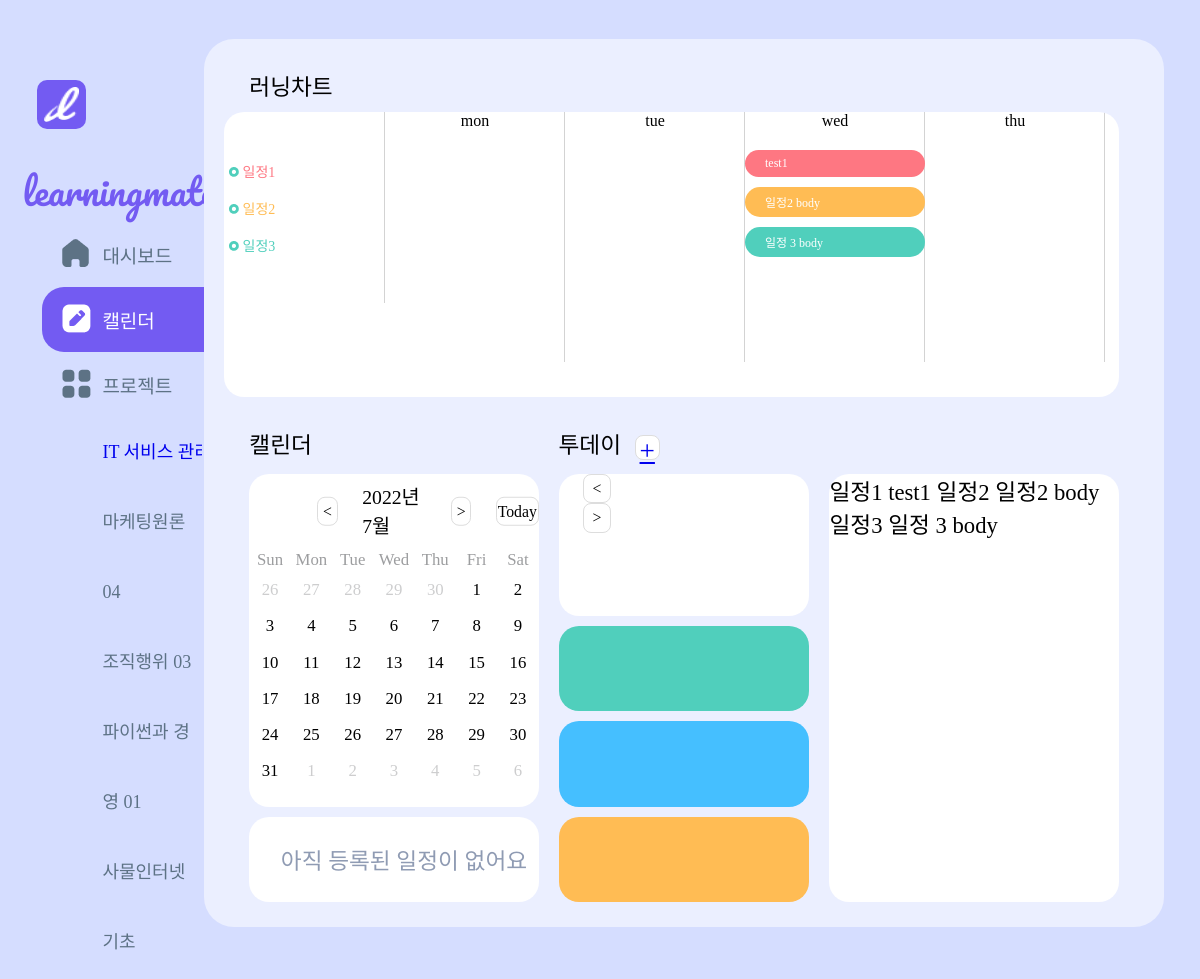
/calendar (signed in), run on an earlier commit of the app's database.
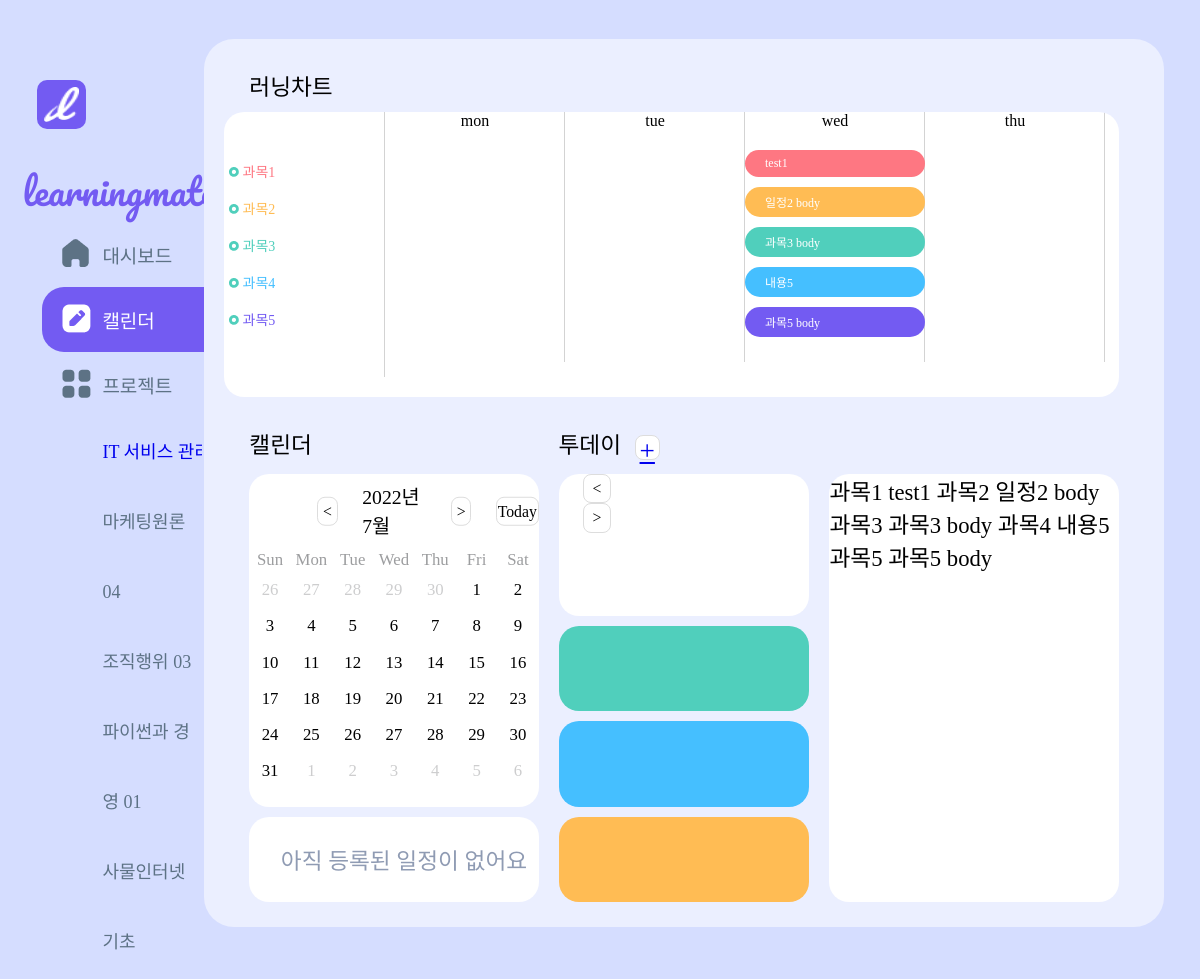
And on a later commit of the database.
### mateapp/models.py (models this page shows, shortened)
class Calendar(models.Model): # 대시보드 캘린더 모델
    id = models.AutoField(primary_key=True)
    title = models.CharField(max_length=200)
    writer = models.ForeignKey(User,on_delete=models.CASCADE)
    startday = models.DateField(null=True)
    endday = models.DateField(null=True)
    starttime = models.TimeField(null=True)
    endtime = models.TimeField(null=True)
    place = models.CharField(max_length=20)
    body = models.TextField()
    COLOR_PALETTE = [
        ("#50cfbc","1",),("#fe7782","2",),("#45bfff","3",),("#ffbc54","4",),("#735bf2","5",),
        ]
    color = ColorField(samples=COLOR_PALETTE)
    class Meta:
        verbose_name = "캘린더"
        verbose_name_plural = "캘린더(들)"

### mateapp/views.py (the view)
# urls.py: path('calendar',calendar, name = "calendar"),
def calendar(request):
    calendar = Calendar.objects.filter(writer=request.user)  # 글을 작성한 유저의 캘린더 정보만 가져오겠다. 가까운 날짜 순으로 정렬
    calendars = Calendar.objects.all()
    schedules_list = []
    schedules = Calendar.objects.all()
    schedules_list.append(schedules)
    projects = Calendar.objects.all() # 모델을 전부 불러옴
    todos_list = [] # 빈리스트를 만듬 , 담아서 렌더링하는 경우가 많음
    todos = Todo.objects.all()
    todos_list.append(todos) # 그 프로젝트의 등록된 투두를 불러와서 그걸 넣은거임
    return render(request, 'mateapp/calendar.html', {'todos_list':todos_list, 'projects':projects, 'calendar':calendar, 'schedules_list':schedules_list, 'calendars':calendars})

### mateapp/templates/mateapp/calendar.html (shortened to what this page needs)
{% extends 'base.html' %} {% load static %} {% block content %}
<link rel = "stylesheet" type="text/css" href = "{% static 'css/gantt.css' %}?after">
<div id="rec3">
  <div class="container2">
    <div class="item2" id="chart_text">러닝차트</div>
    <div class="item2" id="gantt">
      <div class="chart-axis">
        <ul class="chart-subject">
            {% for calendar in calendars %}
            <li style="color: {{calendar.color}};"><img src="{% static 'images/Oval_mint.png' %}" class="Oval"/> {{calendar.title}}</li>
            {% endfor %}
        </ul>
      </div>
      <div class="chart-wrapper">
        <ul class="chart-values">
          <li>mon</li>
          <li>tue</li>
          <li>wed</li>
          <li>thu</li>
          <li>fri</li>
        </ul>
        <ul class="chart-bars">
          {% for calendar in calendars %}
          {% for schedules in schedules_list %}
          {% for schedule in schedules %}
          {% if schedule.title == calendar.title %}
          <li data-duration="wed-wed" data-color="{{calendar.color}}">{{calendar.body}}</li>
          {% endif %}
          {% endfor %}
          {% endfor %}
          {% endfor %}
        </ul>
      </div>
    </div>
    <div class="item2" id="calendar2_text">캘린더</div>
    <div class="item2" id="calendar2">
      <div class="calendar">
        <div class="cal_header2">
          <button class="nav-btn go-prev" onclick="prevMonth()">&lt;</button>
          <div class="year-month"></div>
          <button class="nav-btn go-next" onclick="nextMonth()">&gt;</button>
          <button class="nav-btn go-today" onclick="goToday()">Today</button>
        </div>
        <div class="cal_main2">
          <div class="days">
            <div class="day">Sun</div>
            <div class="day">Mon</div>
            <div class="day">Tue</div>
            <div class="day">Wed</div>
            <div class="day">Thu</div>
            <div class="day">Fri</div>
            <div class="day">Sat</div>
          </div>
          <div class="dates"></div>
        </div>
      </div>
    </div>
    <div class = "item2" id = "schedule_1" >
      {% if calendar.count == 0 %}
          <div id = 'no_schedule'>아직 등록된 일정이 없어요</div>
      {% endif %}
    </div>
    <div class="item2" id="today">
      투데이
      <section id = "plus" ><a href="{% url 'mateapp:create_schedule' %}">+</a></section>
    </div>
    <div class="item2" id="today_date">
      <button class="nav-btn go-prev" onclick="preDay()">&lt;</button>
      <button class="nav-btn go-next" onclick="nextDay()">&gt;</button>
    </div>
    <div class="item2" id="dday1" style="background-color: {{calendar.0.color}}">
    </div>
    <div class="item2" id="dday2" style="background-color: {{calendar.1.color}}">
    </div>
    <div class="item2" id="dday3" style="background-color: {{calendar.2.color}}">
    </div>
      <div class="item2">
        {% for calendar in calendars %}
        {{calendar.title}}
            {% for schedules in schedules_list %}
            {% for schedule in schedules %}
            {% if schedule.title == calendar.title %}
            {{calendar.body}}
            {% endif %}
            {% endfor %}
            {% endfor %}
            {% endfor %}
      </div>
    </div>
  </div>
{% endblock %}

### runningmate/templates/base.html (shortened to what this page needs)
<!DOCTYPE html>
{% load static %}
<html lang="en">
    <head>
        <link rel = "stylesheet" type="text/css" href = "{% static 'css/style.css' %}?after">
        <link rel = "stylesheet" type="text/css" href = "{% static 'css/calender.css' %}?after">
    </head>
    <body>
        {% include 'shared/_navbar.html' %}
        {% block content %}
        {% endblock %}
    </body>
</html>

### runningmate/templates/shared/_navbar.html (shortened to what this page needs)
{% load static %}
<div class="navbar">
    <div class="nav_main">
        <a href="{% url 'mateapp:showmain' %}"><img src="{% static 'images/logo.png' %}" class="nav_logo"/> <span>learningmate</span></a>
    </div>
    <div class="button_wrap">
        <a href="{% url 'mateapp:showmain' %}"><div class="nav_button" id="btn1"><div id="home_logo"></div> <span>대시보드</span></div></a>
        <a href="{% url 'mateapp:calendar' %}"><div class="nav_button" id="btn2"><div id="calender_logo"></div> <span>캘린더</span></div></a>
        <a href="#"><div class="nav_button" id="btn3"><div id="project_logo"></div> <span>프로젝트</span></div></a>
        <ul class="project_wrap">
            <a href = "{% url 'mateapp:project_name' %}"><li id = "project">IT 서비스 관리</li></a>
            <li>마케팅원론 04</li>
            <li>조직행위 03</li>
            <li>파이썬과 경영 01</li>
            <li>사물인터넷 기초</li>
        </ul>
    </div>
</div>

### runningmate/static/css/style.css (style rules this page uses)
#rec3 { position: absolute; width: 80%; height: 90%; left: 17%; top: 4%; bottom: 4%; background: #ebefff; border-radius: 30px; }
body { background: #d5ddff; }
span { display: inline-block; }
#project { overflow-x:auto; white-space:nowrap; }
#plus { font-family:AppleSDGothicNeoM; display: inline-block; font-size:larger; vertical-align: middle; cursor: pointer; background: #FFFFFF; border: 1px solid #DDDDDD; border-radius: 8px; padding: 0; width: 25px; height: 25px; text-align: center; line-height: 30px; margin-left: 8px; }
.calendar * { box-sizing: border-box; }
.calendar { width: 100%; margin-left: auto; margin-right: auto; position: relative; top: 50%; transform: translateY(-50%); }
.nav-btn { width: 2.8vmin; height: 3vmin; border: 1px solid #DDDDDD; font-size: 1.6vmin; line-height: 2.9vmin; background-color: transparent; cursor: pointer; font-family: "AppleSDGothicNeoB" ; border-radius: 8px; margin-left: 2.5vmin; margin-right: 2.5vmin; }
.go-today { width: 6vmin; border: 1px solid #DDDDDD; background-color: white; cursor: pointer; font-family: "AppleSDGothicNeoB" ; margin: 0; }
.days { display: flex; margin: 1vmin 0 1vmin; color: #9C9D9F; }
.day { width: calc(100% / 7); text-align: center; }
.dates { display: flex; flex-flow: row wrap; height: 3%; margin-top: 0; }
#no_schedule { margin-left: 20px; font-family: 'AppleSDGothicNeoM'; height: 100%; display: flex; justify-content: center; align-items: center; color: #8F9BB3;s }
.navbar { position: absolute; top: 3%; left: 0.2%; width: 15%; padding: 10px; margin: 10px; box-sizing: initial; }
.navbar a { text-decoration: none; }
.navbar img { box-sizing: initial; }
.nav_logo { width: 35px; height: 35px; background: #735BF2; border-radius: 10px; padding: 7px; margin: 30px 5px 30px 15px; vertical-align: middle; box-sizing: initial; }
.nav_main span { font-family: 'Pacifico'; font-style: normal; font-weight: 400; font-size: 36px; color: #735BF2; vertical-align: middle; }
.nav_button { border-radius: 22px; display: flex; flex-direction: row; flex-wrap: wrap; align-items: center; padding-left: 20px; width: 250px; height: 65px; margin-left: 15px; transition: all .5s; font-family: 'AppleSDGothicNeoB'; font-size: 19px; color: #5D7285; }
.button_wrap ul { font-family: 'AppleSDGothicNeoM'; font-size: 18px; color: #5D7285; text-decoration: none; list-style: none; line-height: 70px; padding-left: 80px; }

### runningmate/static/css/gantt.css (style rules this page uses)
:root { --white: #fff; --divider: lightgrey; --body: #f5f7f8; }
.chart-wrapper ul { list-style: none; }
* { padding: 0; margin: 0; box-sizing: border-box; }
#gantt { display: flex; overflow-x: auto; height: auto; min-height: 275px; font-family: "AppleSDGothicNeoM00"; }
.chart-wrapper { max-width: 1000px; width: 95%; padding: 0px; }
.chart-axis .chart-subject { font-size: 14px; padding: 40px 5px; border-right: 1px solid var(--divider); }
.chart-axis .chart-subject li { list-style: none; width: 150px; padding: 8.5px 0px; }
.chart-wrapper .chart-values { position: relative; display: flex; margin-bottom: 20px; font-size: 1.2rem; }
.chart-wrapper .chart-values li { flex: 1; min-width: 180px; text-align: center; font-size: 16px; }
.chart-wrapper .chart-values li:not(:last-child) { position: relative; }
.chart-wrapper .chart-values li:not(:last-child)::before { content: ''; position: absolute; right: 0; height: 250px; border-right: 1px solid var(--divider); }
.chart-wrapper .chart-bars li { position: relative; color: var(--white); margin-bottom: 10px; font-size: 12px; border-radius: 20px; padding: 6px 20px; width: 0; opacity: 0; transition: all 0.65s linear 0.2s; }

What changed in the data, as far as the page shows it:
changed Calendar "test1": title "일정1" → "과목1"
changed Calendar "일정2 body": title "일정2" → "과목2"
changed Calendar: title "일정3" → "과목3"; body "일정 3 body" → "과목3 body"
added Calendar: title "과목4", body "내용5"
added Calendar: title "과목5", body "과목5 body"
